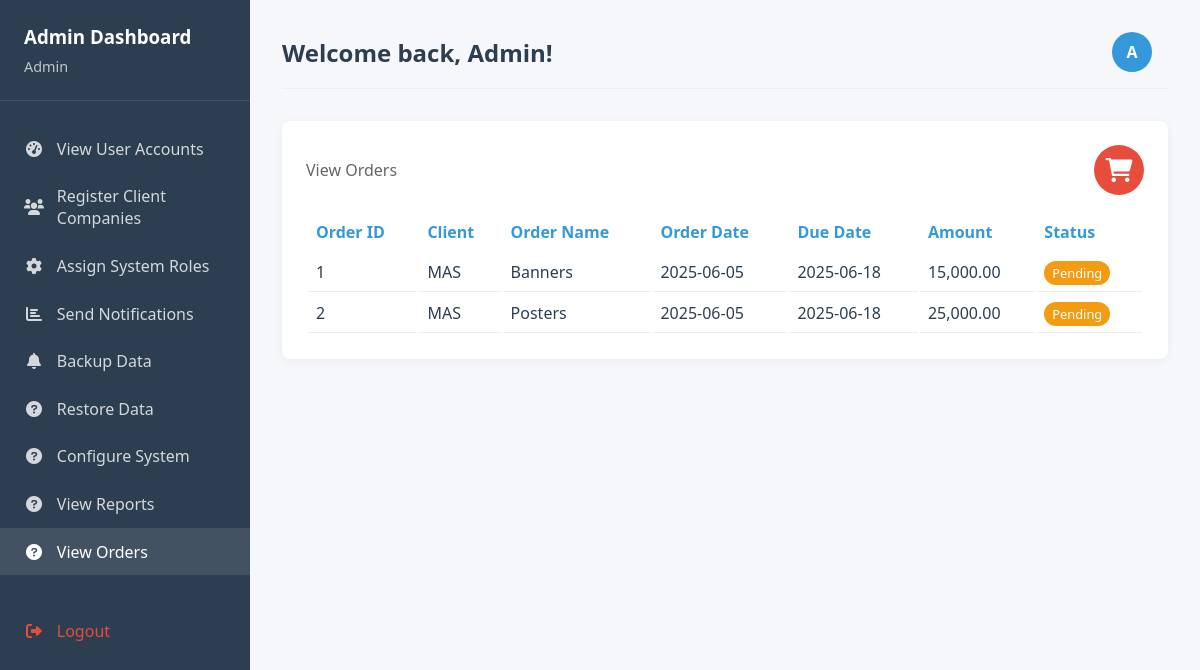
Page /admin_dashboard.php?view=orders (signed in) on the committed database.
### tables this page shows
CREATE TABLE `client_order` (
  `order_id` int(11) NOT NULL,
  `order_name` varchar(255) DEFAULT NULL,
  `client_id` int(11) NOT NULL,
  `order_date` date NOT NULL,
  `due_date` date DEFAULT NULL,
  `amount` decimal(10,2) NOT NULL,
  `status` enum('pending','processing','completed','cancelled') DEFAULT 'pending'
);

CREATE TABLE `client_company` (
  `cl_id` int(11) NOT NULL,
  `comp_name` varchar(100) NOT NULL,
  `address` varchar(100) NOT NULL,
  `contact` varchar(15) NOT NULL,
  `industry` varchar(100) NOT NULL,
  `comp_email` varchar(100) NOT NULL
);

### admin_dashboard.php (the view, shortened to what this page needs)
<?php
require 'db_connection.php';
$displayName = isset($_SESSION['full_name']) ? $_SESSION['full_name'] : 'Admin';
$avatar = strtoupper(substr($displayName, 0, 1));
$showUserAccounts = false;
$showUpdateUser = false;
$showRegisterCompany = false;
$showAssignRoles = false;
$showNotifications = false;
$showBackup = false;
$showRestore = false;
$showConfig = false;
$showReports = false;
$showOrders = false;
if (isset($_GET['view'])) {
    $showUserAccounts = ($_GET['view'] === 'user_accounts');
    $showUpdateUser = ($_GET['view'] === 'update_user');
    $showRegisterCompany = ($_GET['view'] === 'register_company');
    $showAssignRoles = ($_GET['view'] === 'assign_roles');
    $showNotifications = ($_GET['view'] === 'notifications');
    $showBackup = ($_GET['view'] === 'backup');
    $showRestore = ($_GET['view'] === 'restore');
    $showConfig = ($_GET['view'] === 'config');
    $showReports = ($_GET['view'] === 'reports');
    $showOrders = ($_GET['view'] === 'orders');
} else {
    $showUserAccounts = true;
}
if ($showOrders) {
    $stmt = $pdo->query("SELECT o.*, c.comp_name AS company_name FROM client_order o JOIN client_company c ON o.client_id = c.cl_id");
    $orders = $stmt->fetchAll();
}
?>
<!DOCTYPE html>
<html lang="en">
<head>
    <link rel="stylesheet" href="https://cdnjs.cloudflare.com/ajax/libs/font-awesome/6.0.0/css/all.min.css">
</head>
<body>
    <div class="dashboard-container">
        <div class="sidebar">
            <div class="sidebar-header">
                <h3>Admin Dashboard</h3>
                <p><?= htmlspecialchars($displayName) ?></p>
            </div>
            <div class="sidebar-menu">
                <a href="?view=user_accounts" class="menu-item <?= $showUserAccounts || $showUpdateUser ? 'active' : '' ?>"><i class="fas fa-tachometer-alt"></i> View User Accounts</a>
                <a href="?view=register_company" class="menu-item <?= $showRegisterCompany ? 'active' : '' ?>"><i class="fas fa-users"></i> Register Client Companies</a>
                <a href="?view=assign_roles" class="menu-item <?= $showAssignRoles ? 'active' : '' ?>"><i class="fas fa-cog"></i> Assign System Roles</a>
                <a href="?view=notifications" class="menu-item <?= $showNotifications ? 'active' : '' ?>"><i class="fas fa-chart-bar"></i> Send Notifications</a>
                <a href="?view=backup" class="menu-item <?= $showBackup ? 'active' : '' ?>"><i class="fas fa-bell"></i> Backup Data</a>
                <a href="?view=restore" class="menu-item <?= $showRestore ? 'active' : '' ?>"><i class="fas fa-question-circle"></i> Restore Data</a>
                <a href="?view=config" class="menu-item <?= $showConfig ? 'active' : '' ?>"><i class="fas fa-question-circle"></i> Configure System</a>
                <a href="?view=reports" class="menu-item <?= $showReports ? 'active' : '' ?>"><i class="fas fa-question-circle"></i> View Reports</a>
                <a href="?view=orders" class="menu-item <?= $showOrders ? 'active' : '' ?>"><i class="fas fa-question-circle"></i> View Orders</a>
                <a href="logout.php" class="menu-item" style="margin-top: 2rem; color: #e74c3c;"><i class="fas fa-sign-out-alt"></i> Logout</a>
            </div>
        </div>
        <div class="main-content">
            <div class="top-bar">
                <h2>Welcome back, <?= htmlspecialchars($displayName) ?>!</h2>
                <div class="user-info">
                    <div class="user-avatar"><?= $avatar ?></div>
                </div>
            </div>
            <div class="dashboard-cards">
                <?php if ($showUserAccounts && $users): ?>
                <div class="card">
                    <div class="card-header">
                        <span class="card-title">User Accounts</span>
                        <div class="card-icon bg-secondary"><i class="fas fa-tachometer-alt"></i></div>
                    </div>
                    <table class="data-table">
                        <tr>
                            <th>Employee ID</th>
                            <th>First Name</th>
                            <th>Last Name</th>
                            <th>NIC No.</th>
                            <th>Email</th>
                            <th>Role</th>
                            <th>Action</th>
                        </tr>
                        <?php foreach ($users as $user): ?>
                        <tr>
                            <td><?= htmlspecialchars($user['EMP_ID']) ?></td>
                            <td><?= htmlspecialchars($user['FName']) ?></td>
                            <td><?= htmlspecialchars($user['LName']) ?></td>
                            <td><?= htmlspecialchars($user['EmpNIC']) ?></td>
                            <td><?= htmlspecialchars($user['Emp_Email']) ?></td>
                            <td><?= htmlspecialchars($user['designation']) ?></td>
                            <td>
                                <a href="?view=update_user&user_id=<?= $user['EMP_ID'] ?>" class="action-btn"><i class="fas fa-edit"></i> Update</a>
                            </td>
                        </tr>
                        <?php endforeach; ?>
                    </table>
                </div>
                <?php elseif ($showOrders): ?>
                    <div class="card">
                        <div class="card-header">
                            <span class="card-title">View Orders</span>
                            <div class="card-icon bg-accent"><i class="fas fa-shopping-cart"></i></div>
                        </div>
                        <?php if (!empty($orders)): ?>
                            <table class="data-table">
                                <tr>
                                    <th>Order ID</th>
                                    <th>Client</th>
                                    <th>Order Name</th>
                                    <th>Order Date</th>
                                    <th>Due Date</th>
                                    <th>Amount</th>
                                    <th>Status</th>
                                </tr>
                                <?php foreach ($orders as $order): ?>
                                <tr>
                                    <td><?= htmlspecialchars($order['order_id']) ?></td>
                                    <td><?= htmlspecialchars($order['company_name']) ?></td>
                                    <td><?= htmlspecialchars($order['order_name']) ?></td>
                                    <td><?= htmlspecialchars($order['order_date']) ?></td>
                                    <td><?= htmlspecialchars($order['due_date']) ?></td>
                                    <td><?= number_format($order['amount'], 2) ?></td>
                                    <td>
                                        <span class="status-badge status-<?= htmlspecialchars($order['status']) ?>">
                                            <?= ucfirst(htmlspecialchars($order['status'])) ?>
                                        </span>
                                    </td>
                                </tr>
                                <?php endforeach; ?>
                            </table>
                        <?php else: ?>
                            <div style="padding: 20px; text-align: center; color: #666;">
                                No orders found in the system.
                            </div>
                        <?php endif; ?>
                    </div>
                <?php endif; ?>
            </div>
        </div>
    </div>
</body>
</html>

### admin_dashboard.php (style rules this page uses)
:root { --primary-color: #2c3e50; --secondary-color: #3498db; --accent-color: #e74c3c; --light-color: #ecf0f1; --dark-color: #2c3e50; --success-color: #2ecc71; }
* { margin: 0; padding: 0; box-sizing: border-box; font-family: 'Segoe UI', Tahoma, Geneva, Verdana, sans-serif; }
body { background-color: #f5f7fa; color: var(--dark-color); }
.dashboard-container { display: flex; min-height: 100vh; }
.sidebar { width: 250px; background-color: var(--primary-color); color: white; padding: 1.5rem 0; position: fixed; height: 100%; }
.sidebar-header { padding: 0 1.5rem 1.5rem; border-bottom: 1px solid rgba(255, 255, 255, 0.1); }
.sidebar-header h3 { color: white; margin-bottom: 0.5rem; }
.sidebar-header p { color: rgba(255, 255, 255, 0.7); font-size: 0.9rem; }
.sidebar-menu { padding: 1.5rem 0; }
.menu-item { padding: 0.8rem 1.5rem; display: flex; align-items: center; color: rgba(255, 255, 255, 0.8); text-decoration: none; transition: all 0.3s ease; }
.menu-item:hover, .menu-item.active { background-color: rgba(255, 255, 255, 0.1); color: white; }
.menu-item i { margin-right: 0.8rem; width: 20px; text-align: center; }
.main-content { flex: 1; margin-left: 250px; padding: 2rem; }
.top-bar { display: flex; justify-content: space-between; align-items: center; margin-bottom: 2rem; padding-bottom: 1rem; border-bottom: 1px solid #eee; }
.user-info { display: flex; align-items: center; }
.user-avatar { width: 40px; height: 40px; border-radius: 50%; background-color: var(--secondary-color); color: white; display: flex; align-items: center; justify-content: center; margin-right: 1rem; font-weight: bold; }
.dashboard-cards { display: grid; grid-template-columns: repeat(auto-fill, minmax(550px, 1fr)); gap: 1.5rem; margin-bottom: 2rem; }
.card { background: white; border-radius: 8px; padding: 1.5rem; box-shadow: 0 2px 10px rgba(0, 0, 0, 0.05); }
.card-header { display: flex; justify-content: space-between; align-items: center; margin-bottom: 1rem; }
.card-title { font-size: 1rem; color: #666; }
.card-icon { width: 50px; height: 50px; border-radius: 50%; display: flex; align-items: center; justify-content: center; color: white; font-size: 1.5rem; }
.bg-accent { background-color: var(--accent-color); }
.data-table, .form-table { width: 100%; }
.data-table td, .form-table td { padding: 8px; border-bottom: 1px solid #eee; }
.data-table th, .form-table th { text-align: left; padding: 8px; color: var(--secondary-color); }
.status-badge { padding: 3px 8px; border-radius: 12px; font-size: 0.8rem; font-weight: 500; }
.status-pending { background-color: #f39c12; color: white; }

### rows in the picture
client_order: order_id "1", client.comp_name "MAS", order_name "Banners", order_date "2025-06-05", due_date "2025-06-18", amount "15,000.00", status "Pending"
client_order: order_id "2", client.comp_name "MAS", order_name "Posters", order_date "2025-06-05", due_date "2025-06-18", amount "25,000.00", status "Pending"

### other values in the picture
$displayName "Admin"
$avatar "A"
